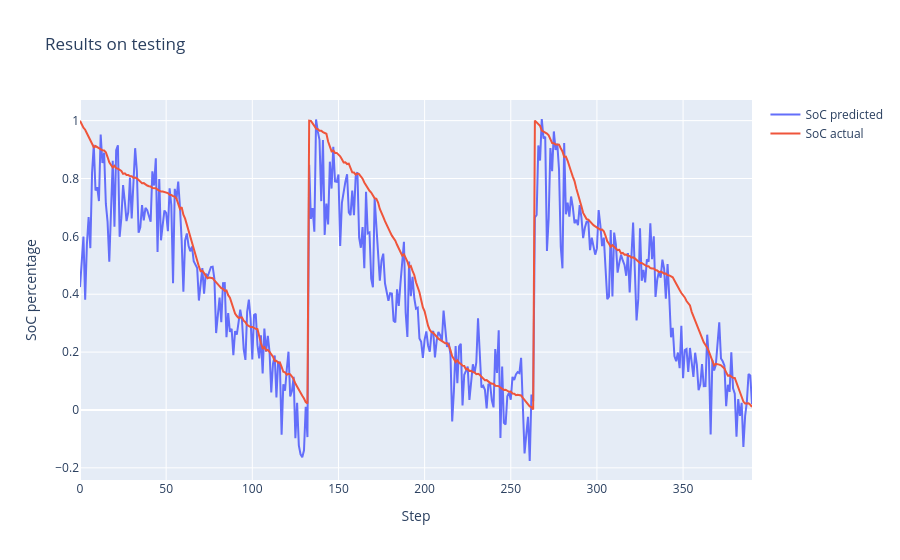

Notebook source saved alongside this figure:
### Markdown cell above
## -20C

### Code cell
test_x, test_y = get_test_data(['n20degC/611_Mixed4',
                                'n20degC/611_Mixed5',
                                'n20degC/611_Mixed6'])

print(model.evaluate(test_x, test_y))
plot_test_performance(test_x, test_y)

### Figure 1 — Plotly figure (JSON) as saved in the notebook; plotly's stock layout.template omitted (floating-point values rounded to 4 significant figures; data arrays with more than 128 entries replaced by an {"elided": "..."} marker saying what was removed)
{"data": [{"mode": "lines", "name": "SoC predicted", "type": "scatter", "y": {"elided": "391 float values"}}, {"mode": "lines", "name": "SoC actual", "type": "scatter", "y": {"elided": "391 float values"}}], "layout": {"autosize": true, "title": {"text": "Results on testing"}, "xaxis": {"autorange": true, "range": [0, 390], "title": {"text": "Step"}}, "yaxis": {"autorange": true, "range": [-0.242, 1.071], "title": {"text": "SoC percentage"}, "type": "linear"}}}
